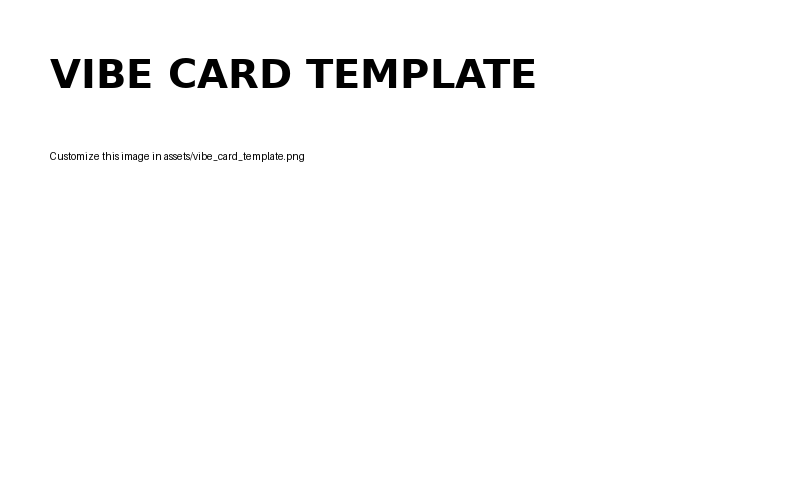
#> input picture opt-pulse/assets/vibe_card_template.png, 800 x 500 px
$ python image_service.py
#> lines starting #> are read from the running program, lines starting #| are printed output that depends on the picture
import os
from PIL import Image, ImageDraw, ImageFont
import datetime

# Define directories (relative to the project root, assuming this script is in services/)
BASE_DIR = os.path.dirname(os.path.dirname(os.path.abspath(__file__)))
ASSETS_DIR = os.path.join(BASE_DIR, "assets")
STATIC_DIR = os.path.join(BASE_DIR, "static")

# Ensure static directory exists
os.makedirs(STATIC_DIR, exist_ok=True)

class ImageService:
    def __init__(self):
        # Create a placeholder template if it doesn't exist
        self._create_placeholder_template()

    def _create_placeholder_template(self, template_name="vibe_card_template.png"):
        template_path = os.path.join(ASSETS_DIR, template_name)
        if not os.path.exists(template_path):
            print(f"Placeholder template '{template_name}' not found. Creating a simple one.")
            # Ensure the assets directory exists before saving the file
            os.makedirs(ASSETS_DIR, exist_ok=True)
            # Create a simple white image
            img = Image.new('RGB', (800, 500), color = (255, 255, 255))
            d = ImageDraw.Draw(img)

            try:
                # Try to load a default font, fall back to generic if not found
                font_path = "/usr/share/fonts/truetype/dejavu/DejaVuSans-Bold.ttf" # Common path on Linux
                if os.path.exists(font_path):
                    fnt = ImageFont.truetype(font_path, 40)
                else:
                    fnt = ImageFont.load_default()
                    print("Could not find a specific font, using default font for placeholder.")
            except Exception as e:
                fnt = ImageFont.load_default()
                print(f"Error loading font for placeholder: {e}, using default font.")

            d.text((50,50), "VIBE CARD TEMPLATE", fill=(0,0,0), font=fnt)
            d.text((50,150), "Customize this image in assets/vibe_card_template.png", fill=(0,0,0), font=ImageFont.load_default())
            img.save(template_path)
            print(f"Placeholder template saved to {template_path}")

    def generate_vibe_card(
        self,
        username: str,
        vibe_label: str,
        stats: dict
    ) -> str:
        """
        Generates a shareable vibe card image by overlaying text on a base template.
        Returns the file path of the generated image.
        """
#> called with username = 'coolshopper', vibe_label = 'Eco-Conscious Explorer'
        template_path = os.path.join(ASSETS_DIR, "vibe_card_template.png")
        if not os.path.exists(template_path):
            raise FileNotFoundError(f"Vibe card template not found at {template_path}")

        base_img = Image.open(template_path).convert("RGBA")
        draw = ImageDraw.Draw(base_img)

        # Try to load a font, fall back to default
        try:
            font_path_bold = "/usr/share/fonts/truetype/dejavu/DejaVuSans-Bold.ttf"
            font_path_regular = "/usr/share/fonts/truetype/dejavu/DejaVuSans.ttf"

            if os.path.exists(font_path_bold):
                font_bold = ImageFont.truetype(font_path_bold, 36)
            else:
                font_bold = ImageFont.load_default()
                print("Could not find a specific bold font, using default.")

            if os.path.exists(font_path_regular):
                font_regular = ImageFont.truetype(font_path_regular, 24)
            else:
                font_regular = ImageFont.load_default()
                print("Could not find a specific regular font, using default.")

        except Exception as e:
            font_bold = ImageFont.load_default()
            font_regular = ImageFont.load_default()
            print(f"Error loading fonts: {e}, using default fonts.")

        text_color = (0, 0, 0, 255) # Black text

        # Add username and vibe label
        draw.text((50, 50), f"@{username}'s Optic Pulse", fill=text_color, font=font_bold)
        draw.text((50, 100), f"Vibe: {vibe_label}", fill=text_color, font=font_regular)

        # Add stats
        y_offset = 180
        for key, value in stats.items():
            stat_text = f"{key.replace('_', ' ').title()}: {value}"
            draw.text((50, y_offset), stat_text, fill=text_color, font=font_regular)
            y_offset += 30
#> after the loop, y_offset = 300

        # Save the generated image
        timestamp = datetime.datetime.now().strftime("%Y%m%d%H%M%S")
        output_filename = f"vibe_card_{username}_{timestamp}.png"
        output_path = os.path.join(STATIC_DIR, output_filename)
        base_img.save(output_path)
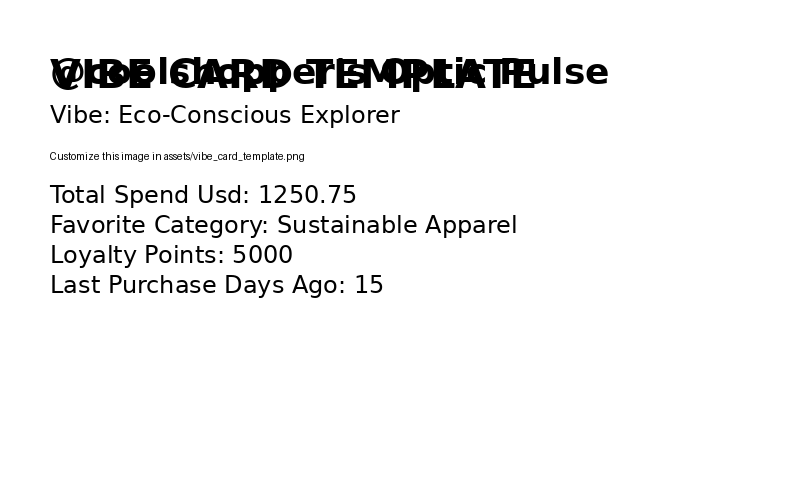
#> saved as vibe_card_coolshopper_20261205131235.png: PIL image 800x500 RGBA; mean R, G, B, A 242.5, 242.5, 242.5, 255

        return output_path

# Example usage (for testing, not for production direct execution)
if __name__ == "__main__":
    image_service = ImageService()

    sample_username = "coolshopper"
    sample_vibe = "Eco-Conscious Explorer"
    sample_stats = {
        "total_spend_usd": 1250.75,
        "favorite_category": "Sustainable Apparel",
        "loyalty_points": 5000,
        "last_purchase_days_ago": 15
    }

    try:
        print("\nGenerating sample vibe card...")
        vibe_card_filepath = image_service.generate_vibe_card(
            username=sample_username,
            vibe_label=sample_vibe,
            stats=sample_stats
        )
        print(f"Vibe card generated at: {vibe_card_filepath}")
        # You can open this file to verify: os.system(f"xdg-open {vibe_card_filepath}")
    except Exception as e:
        print(f"Error generating vibe card: {e}")
